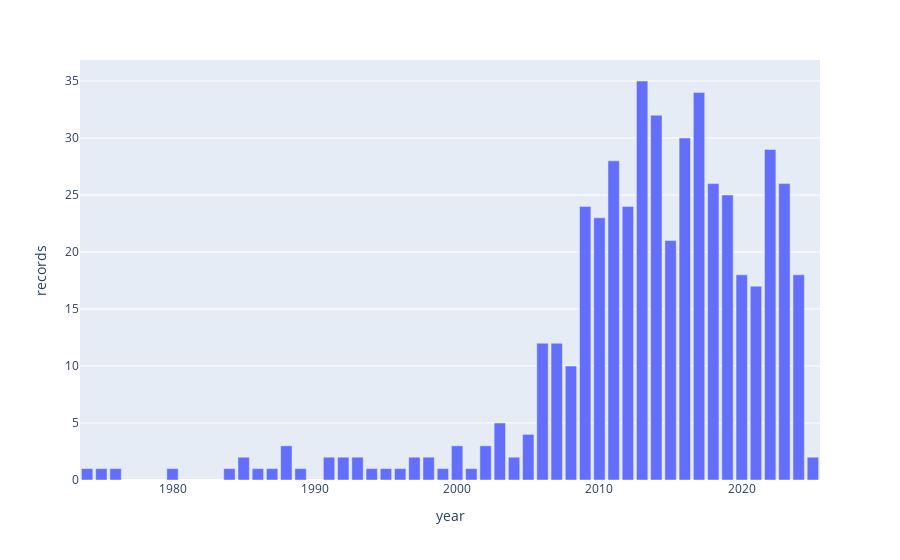

Notebook code cell kept with this figure:
### Code cell
g = px.bar(collection_by_year[collection_by_year.year>1970], x='year',y='records')
g.show()

### Figure 1 — Plotly figure (JSON) as saved in the notebook; plotly's stock layout.template omitted (floating-point values rounded to 4 significant figures)
{"data": [{"hovertemplate": "year=%{x}<br>records=%{y}<extra></extra>", "legendgroup": "", "marker": {"color": "#636efa", "pattern": {"shape": ""}}, "name": "", "orientation": "v", "showlegend": false, "textposition": "auto", "type": "bar", "x": [1974, 1975, 1976, 1980, 1984, 1985, 1986, 1987, 1988, 1989, 1991, 1992, 1993, 1994, 1995, 1996, 1997, 1998, 1999, 2000, 2001, 2002, 2003, 2004, 2005, 2006, 2007, 2008, 2009, 2010, 2011, 2012, 2013, 2014, 2015, 2016, 2017, 2018, 2019, 2020, 2021, 2022, 2023, 2024, 2025], "xaxis": "x", "y": [1, 1, 1, 1, 1, 2, 1, 1, 3, 1, 2, 2, 2, 1, 1, 1, 2, 2, 1, 3, 1, 3, 5, 2, 4, 12, 12, 10, 24, 23, 28, 24, 35, 32, 21, 30, 34, 26, 25, 18, 17, 29, 26, 18, 2], "yaxis": "y"}], "layout": {"barmode": "relative", "legend": {"tracegroupgap": 0}, "margin": {"t": 60}, "xaxis": {"anchor": "y", "domain": [0, 1], "title": {"text": "year"}}, "yaxis": {"anchor": "x", "domain": [0, 1], "title": {"text": "records"}}}}
